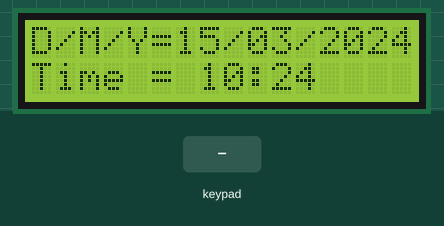
A sketch run on a simulated Arduino Uno, built with avr-gcc and run on an emulated ATmega328P. Parts: 16×2 character LCD. The inputs (shaded band) are chosen by the test bench. The local clock reads 2024-03-15 10:24:30 at power-on unless the sketch sets it; what the sketch prints to the serial monitor is not drawn.

Above: at 1.2 s.
1.3 s: key 'A' pressed
At 3.1 s:
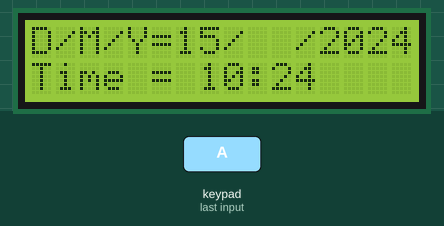
4.3 s: keypad keys 7 6 5 4 A pressed 0.4 s apart
At 7.4 s:
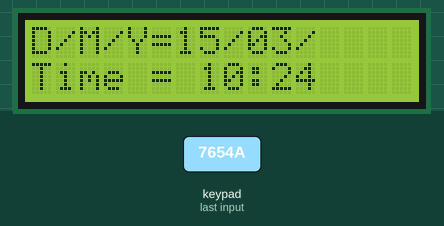
9.3 s: key 'B' pressed
At 10.1 s:
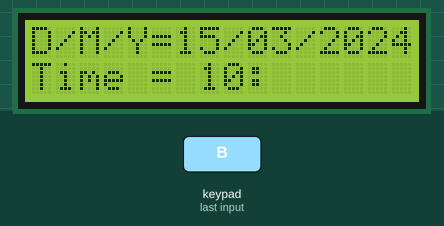
11.8 s: key 'C' pressed
At 12.9 s:
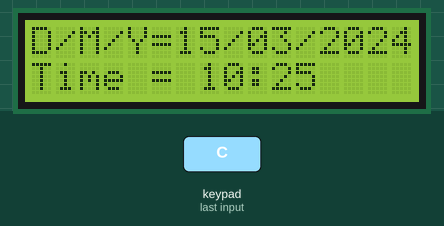
14.8 s: keypad keys 3 2 1 0 A pressed 0.4 s apart
At 18.2 s:
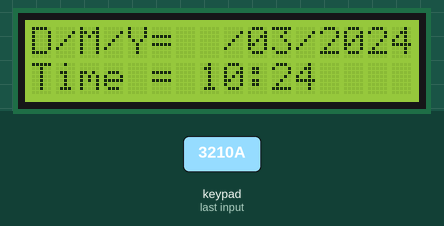
Timing chart, 0 to 19.7 s (numbered marks = the images above; inputs shaded):
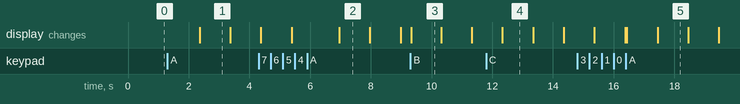

The sketch:

code_check3.ino
```cpp
#include <LiquidCrystal_I2C.h>
#include <Keypad_I2C.h>  //นำ KEYPAD มาใช้ในรูปแบบ I2C
#include <Keypad.h>
#include <Wire.h>
#include <TimeLib.h>  //TimeLibary
#include <DS1307RTC.h>

#define I2CADDR 0x20

const byte ROWS = 4;
const byte COLS = 4;
char hexaKeys[ROWS][COLS] = {
  { '1', '2', '3', 'A' },
  { '4', '5', '6', 'B' },
  { '7', '8', '9', 'C' },
  { '*', '0', '#', 'D' }
};
byte rowPins[ROWS] = { 7, 6, 5, 4 };
byte colPins[COLS] = { 3, 2, 1, 0 };

int Hour, Minute;
int Year, Month, Day;
unsigned long last_time;
unsigned int mode, digit, date;  //digit เอาไว้ check ว่ากดเลือก digit ไหน
bool blink_txt = false;
bool flag = false;  //ตรวจสอบว่ามีการแก้ไขหรือไม่
                    //flag = false ก็ต่อเมื่อกลับไปเป็นโหมดปกติ

LiquidCrystal_I2C lcd(0x27, 16, 2);  //Module IIC/I2C Interface
Keypad_I2C keypad(makeKeymap(hexaKeys), rowPins, colPins, ROWS, COLS, I2CADDR);

tmElements_t tm;  //for DS1307

void print2digit(int val) {
  if (val < 10 && val >= 0)
    lcd.print(0);
  lcd.print(val);
}

void setup() {
  Serial.begin(38400);
  Wire.begin();
  keypad.begin();
  lcd.init();
  lcd.backlight();  // เปิด backlight
  lcd.home();
  date = 0;
}

void loop() {
  if (RTC.read(tm)) {  //ตรวจสอบว่ามีการกดปุ่ม A หรือ C หรือ D หรือ #
    char key = keypad.getKey();

    if (key == 'B') {
      digit = !digit;
      mode = 1;
      flag = true;
      last_time = millis();  // Reset the blink timer
    }

    if (key == 'A') {
      date = (date < 2) ? date + 1 : 0;
      mode = 0;
      flag = true;
      last_time = millis();  // Reset the blink timer
    } else if (key == 'C') {
      if (!mode) {
        if (date == 0)
          Day = (Day < 31) ? Day + 1 : 1;
        else if (date == 1)
          Month = (Month < 12) ? Month + 1 : 1;
        else if (date == 2)
          Year = (Year < 2099) ? Year + 1 : 2099;
      } else {
        Serial.println("Time config");
        if (!digit)
          Hour = (Hour < 23) ? Hour + 1 : 0;
        else
          Minute = (Minute < 59) ? Minute + 1 : 0;
      }
    } else if (key == 'D') {
      if (!mode) {
        if (date == 0)
          Day = (Day > 1) ? Day - 1 : 31;
        else if (date == 1)
          Month = (Month > 1) ? Month - 1 : 12;
        else if (date == 2)
          Year = (Year > 0) ? Year - 1 : 2099;
      } else {
        if (!digit)
          Hour = (Hour > 0) ? Hour - 1 : 23;
        else
          Minute = (Minute > 0) ? Minute - 1 : 59;
      }
    } else if (key == '#') {
      tm.Day = Day;
      tm.Month = Month;
      tm.Year = CalendarYrToTm(Year);
      tm.Hour = Hour;
      tm.Minute = Minute;
      RTC.write(tm);
      flag = false;
    }

    lcd.setCursor(0, 0);
    lcd.print("D/M/Y=");
    if (flag && mode == 0) {
      if ((millis() - last_time) > 1000) {
        blink_txt = !blink_txt;
        last_time = millis();  // Reset the blink timer
      }
      if (date == 0) {
        if (blink_txt) {
          lcd.print("  ");
        } else {
          print2digit(Day);
        }
        lcd.print("/");
        print2digit(Month);
        lcd.print("/");
        lcd.print(Year);
      } else if (date == 1) {
        print2digit(Day);
        lcd.print("/");
        if (blink_txt) {
          lcd.print("  ");
        } else {
          print2digit(Month);
        }
        lcd.print("/");
        lcd.print(Year);
      } else if (date == 2) {
        print2digit(Day);
        lcd.print("/");
        print2digit(Month);
        lcd.print("/");
        if (blink_txt) {
          lcd.print("    ");
        } else {
          lcd.print(Year);
        }
      }
    } else {
      Day = tm.Day;
      Month = tm.Month;
      Year = tmYearToCalendar(tm.Year);
      print2digit(Day);
      lcd.print("/");
      print2digit(Month);
      lcd.print("/");
      print2digit(Year);
    }

    lcd.setCursor(0, 1);
    lcd.print("Time = ");
    if (flag && mode == 1) {
      if ((millis() - last_time) > 1000) {
        blink_txt = !blink_txt;
        last_time = millis();  // Reset the blink timer
      }
      if (!digit) {
        if (blink_txt) {
          lcd.print("  ");
        } else {
          print2digit(Hour);
        }
        lcd.print(":");
        print2digit(Minute);
      } else {
        print2digit(Hour);
        lcd.print(":");
        if (blink_txt) {
          lcd.print("  ");
        } else {
          print2digit(Minute);
        }
      }
    } else {
      Hour = tm.Hour;
      Minute = tm.Minute;
      print2digit(Hour);
      lcd.print(":");
      print2digit(Minute);
    }
  }
}
```

Measured:
- after the input at 1.3 s, the display: changes after 1.1 s (image 1)
- after the input at 9.3 s, the display: changes at once (image 3)
- after the input at 11.8 s, the display: changes after 0.54 s (image 4)
- after the input at 14.8 s, the display: first differs from a run without the input after 1.6 s (image 5 shows a later state)
- what the display in image 1 shows lasts 1.0 s, from 2.4 s to 3.4 s
